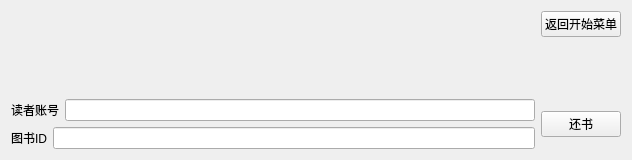
<?xml version="1.0" encoding="UTF-8"?>
<ui version="4.0">
 <class>Form</class>
 <widget class="QWidget" name="Form">
  <property name="geometry">
   <rect>
    <x>0</x>
    <y>0</y>
    <width>632</width>
    <height>160</height>
   </rect>
  </property>
  <property name="windowTitle">
   <string>还书</string>
  </property>
  <layout class="QVBoxLayout" name="verticalLayout_2">
   <item>
    <layout class="QHBoxLayout" name="horizontalLayout">
     <item>
      <spacer name="horizontalSpacer">
       <property name="orientation">
        <enum>Qt::Horizontal</enum>
       </property>
       <property name="sizeHint" stdset="0">
        <size>
         <width>40</width>
         <height>20</height>
        </size>
       </property>
      </spacer>
     </item>
     <item>
      <widget class="QPushButton" name="pushButton_2">
       <property name="text">
        <string>返回开始菜单</string>
       </property>
      </widget>
     </item>
    </layout>
   </item>
   <item>
    <spacer name="verticalSpacer">
     <property name="orientation">
      <enum>Qt::Vertical</enum>
     </property>
     <property name="sizeHint" stdset="0">
      <size>
       <width>20</width>
       <height>40</height>
      </size>
     </property>
    </spacer>
   </item>
   <item>
    <layout class="QHBoxLayout" name="horizontalLayout_4">
     <item>
      <layout class="QVBoxLayout" name="verticalLayout">
       <item>
        <layout class="QHBoxLayout" name="horizontalLayout_3">
         <item>
          <widget class="QLabel" name="label_2">
           <property name="text">
            <string>读者账号</string>
           </property>
          </widget>
         </item>
         <item>
          <widget class="QLineEdit" name="lineEdit_2"/>
         </item>
        </layout>
       </item>
       <item>
        <layout class="QHBoxLayout" name="horizontalLayout_2">
         <item>
          <widget class="QLabel" name="label">
           <property name="text">
            <string>图书ID</string>
           </property>
          </widget>
         </item>
         <item>
          <widget class="QLineEdit" name="lineEdit"/>
         </item>
        </layout>
       </item>
      </layout>
     </item>
     <item>
      <widget class="QPushButton" name="pushButton">
       <property name="text">
        <string>还书</string>
       </property>
      </widget>
     </item>
    </layout>
   </item>
  </layout>
 </widget>
 <resources/>
 <connections/>
</ui>
